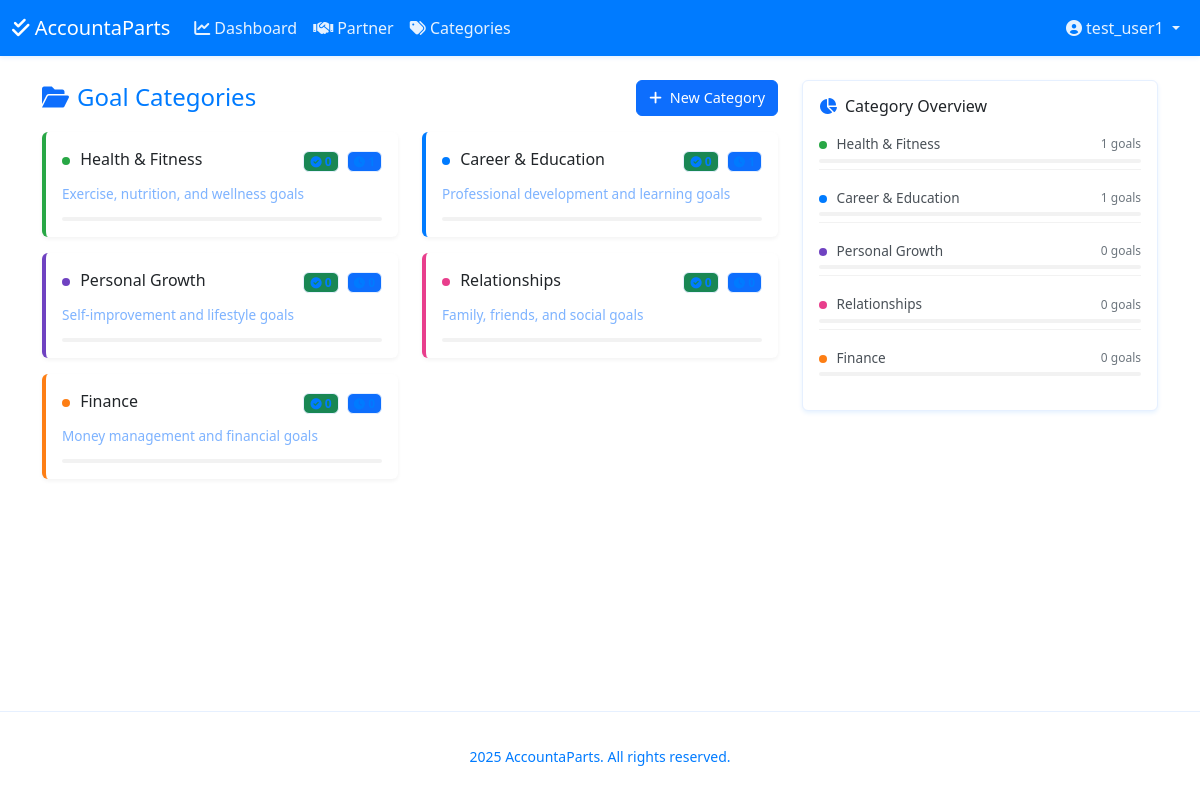
/categories (signed in), run on the app's committed database.
### app.py (models this page shows, shortened)
class User(UserMixin, db.Model):
    id = db.Column(db.Integer, primary_key=True)
    username = db.Column(db.String(80), unique=True, nullable=False)
    email = db.Column(db.String(120), unique=True, nullable=False)
    password_hash = db.Column(db.String(128))
    points = db.Column(db.Integer, default=0)
    level = db.Column(db.Integer, default=1)
    badges = db.relationship('UserBadge', backref='user', lazy=True)
    partner_id = db.Column(db.Integer, db.ForeignKey('user.id'), unique=True, nullable=True)
    goals = db.relationship('Goal', backref='user', lazy=True)
    check_ins = db.relationship('CheckIn', backref='user', lazy=True)
    comments = db.relationship('Comment', backref='author', lazy=True)

class Category(db.Model):
    id = db.Column(db.Integer, primary_key=True)
    name = db.Column(db.String(50), nullable=False)
    description = db.Column(db.String(200))
    color = db.Column(db.String(7), default='#007bff')  # Hex color code
    goals = db.relationship('Goal', backref='category', lazy=True)

### app.py (the view)
@app.route('/categories')
@login_required
def categories():
    categories = Category.query.all()
    for category in categories:
        category.goals = [goal for goal in category.goals if goal.user_id == current_user.id]
    return render_template('categories.html', categories=categories)

### app.py (called while the page is built)
@app.context_processor
def utility_processor():
    def get_my_latest_checkin():
        return get_latest_checkin(current_user.id)
    def get_partner_latest_checkin():
        partner = current_user.get_partner()
        if partner:
            return get_latest_checkin(partner.id)
        return None
    def get_my_streak():
        return get_partnership_streak(current_user)
    return dict(
        get_my_latest_checkin=get_my_latest_checkin,
        get_partner_latest_checkin=get_partner_latest_checkin,
        get_my_streak=get_my_streak
    )

@login_manager.user_loader
def load_user(user_id):
    return db.session.get(User, int(user_id))

### templates/categories.html (shortened to what this page needs)
{% extends "base.html" %}
{% block content %}
<div class="container py-4">
    <div class="row">
        <div class="col-md-8">
            <div class="d-flex justify-content-between align-items-center mb-4">
                <h2 class="mb-0">
                    <i class="fas fa-folder-open text-primary me-2"></i>Goal Categories
                </h2>
                <button class="btn btn-primary" data-bs-toggle="modal" data-bs-target="#addCategoryModal">
                    <i class="fas fa-plus me-2"></i>New Category
                </button>
            </div>
            <div class="row">
                {% for category in categories %}
                <div class="col-md-6 mb-4">
                    <div class="card h-100 category-card" style="border-left: 4px solid {{ category.color }};">
                        <div class="card-body">
                            <div class="d-flex justify-content-between align-items-center mb-3">
                                <h5 class="card-title mb-0">
                                    <span class="category-dot" style="background-color: {{ category.color }}"></span>
                                    {{ category.name }}
                                </h5>
                                <div class="category-stats">
                                    <span class="badge bg-success me-1" title="Completed Goals">
                                        <i class="fas fa-check-circle"></i>
                                    </span>
                                    <span class="badge bg-primary" title="Active Goals">
                                        <i class="fas fa-clock"></i>
                                    </span>
                                </div>
                            </div>
                            <p class="card-text text-muted">{{ category.description or 'No description available' }}</p>
                            <div class="progress" style="height: 4px;">
                                {% set completed = category.goals|selectattr('completed', 'true')|list|length %}
                                {% set total = category.goals|length %}
                                {% set percent = (completed / total * 100) if total > 0 else 0 %}
                            </div>
                        </div>
                    </div>
                </div>
                {% endfor %}
            </div>
        </div>
        <div class="col-md-4">
            <div class="card mb-4">
                <div class="card-body">
                    <h5 class="card-title mb-3">
                        <i class="fas fa-chart-pie text-primary me-2"></i>Category Overview
                    </h5>
                    <div class="category-overview">
                        {% for category in categories %}
                        <div class="category-stat-item mb-3">
                            <div class="d-flex justify-content-between align-items-center mb-1">
                                <span class="category-name">
                                    <span class="category-dot" style="background-color: {{ category.color }}"></span>
                                    {{ category.name }}
                                </span>
                                <span class="total-goals">{{ category.goals|length }} goals</span>
                            </div>
                            <div class="progress" style="height: 4px;">
                                {% set completed = category.goals|selectattr('completed', 'true')|list|length %}
                                {% set total = category.goals|length %}
                                {% set percent = (completed / total * 100) if total > 0 else 0 %}
                            </div>
                        </div>
                        {% endfor %}
                    </div>
                </div>
            </div>
        </div>
    </div>
</div>
{% endblock %}

### templates/base.html (shortened to what this page needs)
<!DOCTYPE html>
<html lang="en" data-theme="light" data-bs-theme="light">
<head>
    <link rel="stylesheet" href="https://cdnjs.cloudflare.com/ajax/libs/bootstrap/5.3.0/css/bootstrap.min.css">
    <link rel="stylesheet" href="https://cdnjs.cloudflare.com/ajax/libs/font-awesome/6.0.0/css/all.min.css">
    <link rel="stylesheet" href="{{ url_for('static', filename='css/style.css') }}">
</head>
<body>
    <nav class="navbar navbar-expand-lg navbar-dark bg-primary sticky-top">
        <div class="container-fluid">
            <a class="navbar-brand" href="{{ url_for('dashboard') }}">
                <i class="fas fa-check-double"></i> AccountaParts
            </a>
            <div class="collapse navbar-collapse" id="navbarNav">
                <ul class="navbar-nav me-auto">
                    {% if current_user.is_authenticated %}
                    <li class="nav-item">
                        <a class="nav-link {% if request.endpoint == 'dashboard' %}active{% endif %}" href="{{ url_for('dashboard') }}">
                            <i class="fas fa-chart-line me-1"></i>Dashboard
                        </a>
                    </li>
                    <li class="nav-item">
                        <a class="nav-link {% if request.endpoint == 'accountability_partner' %}active{% endif %}" href="{{ url_for('accountability_partner') }}">
                            <i class="fas fa-handshake me-1"></i>Partner
                        </a>
                    </li>
                    <li class="nav-item">
                        <a class="nav-link {% if request.endpoint == 'categories' %}active{% endif %}" href="{{ url_for('categories') }}">
                            <i class="fas fa-tags"></i> Categories
                        </a>
                    </li>
                    {% endif %}
                </ul>
                <ul class="navbar-nav">
                    {% if current_user.is_authenticated %}
                    <li class="nav-item dropdown">
                        <a class="nav-link dropdown-toggle" href="#" id="userDropdown" role="button" data-bs-toggle="dropdown">
                            <i class="fas fa-user-circle"></i> {{ current_user.username }}
                        </a>
                    </li>
                    {% endif %}
                </ul>
            </div>
        </div>
    </nav>
    <main class="main-content">
        {% block content %}{% endblock %}
    </main>
    <footer class="footer mt-auto py-3 bg-light">
        <div class="container text-center">
            <small class="text-muted"> 2025 AccountaParts. All rights reserved.</small>
        </div>
    </footer>
</body>
</html>

### static/css/style.css (style rules this page uses)
body { background-color: var(--body-bg) !important; color: var(--text-color) !important; min-height: 100vh; display: flex; flex-direction: column; transition: background-color 0.3s ease, color 0.3s ease; }
:root { --primary-color: #007bff; --secondary-color: #6c757d; --success-color: #28a745; --warning-color: #ffc107; --danger-color: #dc3545; --bg-color: #ffffff; --text-color: #007bff; --text-muted: #7eb3ff; --card-bg: #ffffff; --border-color: #e6f0ff; --input-bg: #ffffff; --input-border: #e6f0ff; --navbar-bg: #007bff; --footer-bg: #ffffff; --footer-text: #007bff; --modal-bg: #ffffff; --dropdown-bg: #ffffff; --dropdown-text: #007bff; --dropdown-hover: #f8f9fa; --alert-bg-info: #e6f0ff; --alert-text-info: #007bff; --checkin-status-bg: #f8f9fa; --table-bg: #ffffff; --table-border: #e6f0ff; --link-color: #007bff; --link-hover-color: #0056b3; --btn-default-bg: #ffffff; --btn-default-text: #007bff; --progress-bg: #e6f0ff; --body-bg: #ffffff; --shadow-color: rgba(0, 123, 255, 0.1); }
body { background-color: var(--body-bg); color: var(--text-color); transition: background-color 0.3s, color 0.3s; }
.text-muted { color: var(--text-muted) !important; }
a { color: var(--link-color); text-decoration: none; }
.navbar { background-color: var(--navbar-bg) !important; box-shadow: 0 2px 4px var(--shadow-color); }
.navbar-dark .navbar-nav .nav-link { color: rgba(255, 255, 255, 0.9); }
.card { background-color: var(--card-bg); border-color: var(--border-color); box-shadow: 0 2px 4px var(--shadow-color); }
.progress { background-color: var(--progress-bg); }
.footer { background-color: var(--footer-bg) !important; border-top: 1px solid var(--border-color); }
.footer .text-muted { color: var(--footer-text) !important; }
.badge { background-color: var(--btn-default-bg); color: var(--text-color); border: 1px solid var(--border-color); }
a { color: var(--link-color); transition: color 0.3s ease; }
.footer { background-color: var(--footer-bg) !important; }
body, .card, .modal-content, .dropdown-menu, .form-control, .form-select, .navbar, .footer { transition: background-color 0.3s, color 0.3s, border-color 0.3s; }

### templates/categories.html (style rules this page uses)
.category-card { transition: transform 0.2s, box-shadow 0.2s; border: none; box-shadow: 0 2px 4px rgba(0,0,0,0.05); }
.category-card .card-title { font-size: 1rem; font-weight: 500; }
.category-card .card-text { font-size: 0.85rem; margin-bottom: 0.75rem; }
.category-dot { display: inline-block; width: 8px; height: 8px; border-radius: 50%; margin-right: 6px; }
.category-stats .badge { padding: 0.3em 0.5em; font-size: 0.75rem; }
.category-stats .badge i { font-size: 0.7rem; }
.category-stat-item { padding: 6px 0; border-bottom: 1px solid rgba(0,0,0,0.05); }
.category-stat-item:last-child { border-bottom: none; }
.category-name { font-size: 0.85rem; color: var(--bs-gray-700); }
.total-goals { font-size: 0.75rem; color: var(--bs-gray-600); }
.progress { background-color: rgba(0,0,0,0.05); }
h2 { font-size: 1.5rem; }
.card-title { font-size: 1rem; font-weight: 500; }
.btn { font-size: 0.9rem; padding: 0.375rem 0.75rem; }
.container { padding-top: 1rem; padding-bottom: 1rem; }
.mb-4 { margin-bottom: 1rem !important; }
.mb-3 { margin-bottom: 0.75rem !important; }
.card-body { padding: 1rem; }

### data on the page
User: username "test_user1"
Category: name "Health & Fitness", description "Exercise, nutrition, and wellness goals", goals|length "1"
Category: name "Career & Education", description "Professional development and learning goals", goals|length "1"
Category: name "Personal Growth", description "Self-improvement and lifestyle goals", goals|length "0"
Category: name "Relationships", description "Family, friends, and social goals", goals|length "0"
Category: name "Finance", description "Money management and financial goals", goals|length "0"
